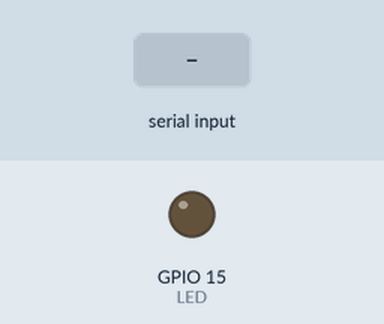
Simulated run of this program. Board: ESP32-S3. Parts: output pins drawn as LEDs (lit = HIGH). The test bench sets the inputs (shaded band).

Above: at 1.2 s.
1.3 s: "1" received over the second serial link
At 2.1 s:
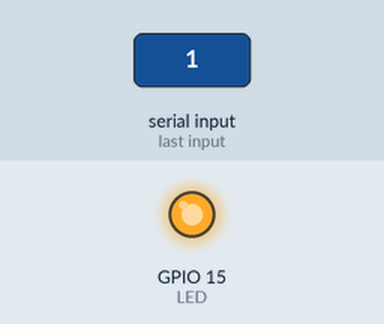
2.8 s: "0" received over the second serial link
At 3.3 s:
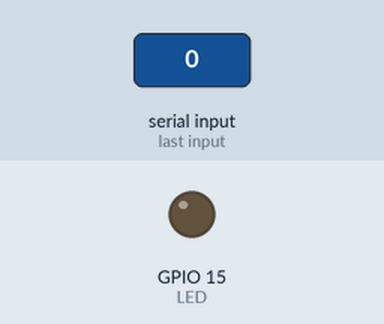
Timing chart, 0 to 5.8 s (numbered marks = the images above; inputs shaded):
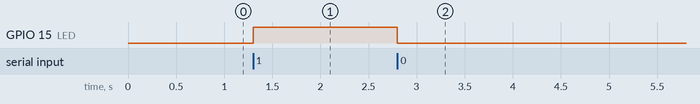

Measured:
- after the input at 1.3 s, GPIO 15 (LED): LOW → HIGH at once
- after the input at 2.8 s, GPIO 15 (LED): HIGH → LOW at once

The program:

main.cpp
```cpp
#include <HardwareSerial.h>

HardwareSerial SerialPort(2); //Sử dụng dòng lệnh này nếu bạn dùng UART 2


char number  = ' ';
int LED = 15;

void setup()
{
  SerialPort.begin(15200, SERIAL_8N1, 16, 17);
  pinMode(LED, OUTPUT);
}
void loop()
{
  if (SerialPort.available())
  {
    char number = SerialPort.read();
    if (number == '0') {
      digitalWrite(LED, LOW);
    }
    if (number == '1') {
      digitalWrite(LED, HIGH);
    }
  }
}
```
